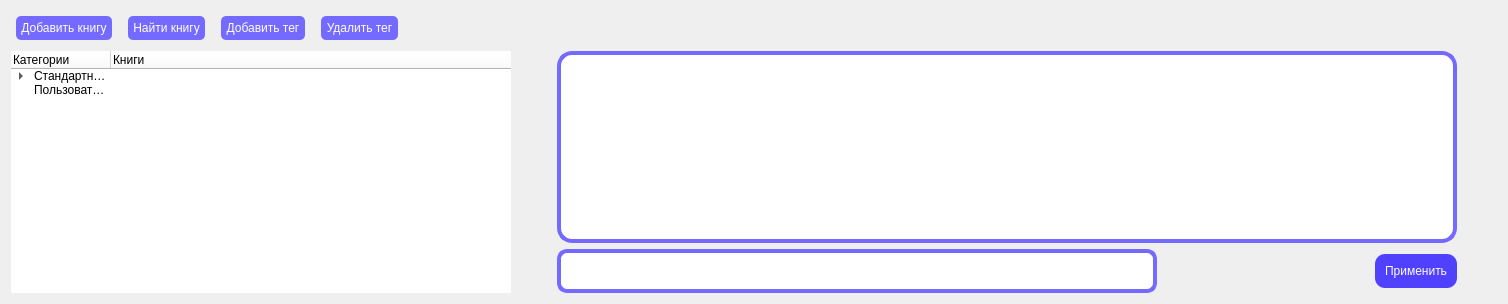
          <widget class="QWidget" name="main_window_in_stacked_widget">
           <layout class="QGridLayout" name="gridLayout_3">
            <item row="0" column="0">
             <layout class="QHBoxLayout" name="horizontalLayout_2">
              <item>
               <widget class="QPushButton" name="add_book_button">
                <property name="styleSheet">
                 <string notr="true">background-color: rgb(111, 125, 255);
background-color: rgb(116, 106, 255);
border-radius: 5px;
padding: 5px 5px 5px 5px;
margin: 5px 5px 5px 5px;
color: white;
font: 12pt &quot;MS Shell Dlg 2&quot;;</string>
                </property>
                <property name="text">
                 <string>Добавить книгу</string>
                </property>
               </widget>
              </item>
              <item>
               <widget class="QPushButton" name="search_book_button">
                <property name="styleSheet">
                 <string notr="true">background-color: rgb(111, 125, 255);
background-color: rgb(116, 106, 255);
border-radius: 5px;
padding: 5px 5px 5px 5px;
margin: 5px 5px 5px 5px;
color: white;
font: 12pt &quot;MS Shell Dlg 2&quot;;</string>
                </property>
                <property name="text">
                 <string>Найти книгу</string>
                </property>
               </widget>
              </item>
              <item>
               <widget class="QPushButton" name="add_category_button">
                <property name="styleSheet">
                 <string notr="true">background-color: rgb(111, 125, 255);
background-color: rgb(116, 106, 255);
border-radius: 5px;
padding: 5px 5px 5px 5px;
margin: 5px 5px 5px 5px;
color: white;
font: 12pt &quot;MS Shell Dlg 2&quot;;</string>
                </property>
                <property name="text">
                 <string>Добавить тег</string>
                </property>
               </widget>
              </item>
              <item>
               <widget class="QPushButton" name="delete_category_button">
                <property name="styleSheet">
                 <string notr="true">background-color: rgb(111, 125, 255);
background-color: rgb(116, 106, 255);
border-radius: 5px;
padding: 5px 5px 5px 5px;
margin: 5px 5px 5px 5px;
color: white;
font: 12pt &quot;MS Shell Dlg 2&quot;;</string>
                </property>
                <property name="text">
                 <string>Удалить тег</string>
                </property>
               </widget>
              </item>
              <item>
               <spacer name="horizontalSpacer_8">
                <property name="orientation">
                 <enum>Qt::Horizontal</enum>
                </property>
                <property name="sizeHint" stdset="0">
                 <size>
                  <width>40</width>
                  <height>20</height>
                 </size>
                </property>
               </spacer>
              </item>
             </layout>
            </item>
            <item row="1" column="0">
             <layout class="QHBoxLayout" name="horizontalLayout_24">
              <item>
               <widget class="QTreeWidget" name="main_window_tags">
                <property name="minimumSize">
                 <size>
                  <width>500</width>
                  <height>0</height>
                 </size>
                </property>
                <property name="styleSheet">
                 <string notr="true">font: 75 9pt &quot;MS Shell Dlg 2&quot;;
background-color: rgb(255, 255, 255);
border: none;
</string>
                </property>
                <column>
                 <property name="text">
                  <string notr="true">Категории</string>
                 </property>
                </column>
                <column>
                 <property name="text">
                  <string>Книги</string>
                 </property>
                </column>
                <item>
                 <property name="text">
                  <string>Стандартные</string>
                 </property>
                 <item>
                  <property name="text">
                   <string>Жанры</string>
                  </property>
                  <item>
                   <property name="text">
                    <string>Антиутопии</string>
                   </property>
                  </item>
                  <item>
                   <property name="text">
                    <string>Фантастика</string>
                   </property>
                  </item>
                 </item>
                 <item>
                  <property name="text">
                   <string>Авторы</string>
                  </property>
                 </item>
                 <item>
                  <property name="text">
                   <string>Год</string>
                  </property>
                 </item>
                </item>
                <item>
                 <property name="text">
                  <string>Пользовательские</string>
                 </property>
                </item>
               </widget>
              </item>
              <item>
               <spacer name="horizontalSpacer_2">
                <property name="orientation">
                 <enum>Qt::Horizontal</enum>
                </property>
                <property name="sizeHint" stdset="0">
                 <size>
                  <width>40</width>
                  <height>20</height>
                 </size>
                </property>
               </spacer>
              </item>
              <item>
               <layout class="QVBoxLayout" name="verticalLayout">
                <item>
                 <widget class="QListWidget" name="listWidget">
                  <property name="minimumSize">
                   <size>
                    <width>900</width>
                    <height>0</height>
                   </size>
                  </property>
                  <property name="styleSheet">
                   <string notr="true">border-radius: 15px;
background-color: rgb(255, 255, 255);
border: 4px solid rgb(116, 106, 255);
</string>
                  </property>
                 </widget>
                </item>
                <item>
                 <layout class="QHBoxLayout" name="horizontalLayout">
                  <item>
                   <widget class="QLineEdit" name="main_window_LineEdit">
                    <property name="minimumSize">
                     <size>
                      <width>600</width>
                      <height>0</height>
                     </size>
                    </property>
                    <property name="styleSheet">
                     <string notr="true">background-color: rgb(255, 255, 255);
border-radius: 10px;
padding: 10px;
font: 75 12pt &quot;MS Shell Dlg 2&quot;;
border: 4px solid rgb(116, 106, 255);</string>
                    </property>
                   </widget>
                  </item>
                  <item>
                   <spacer name="horizontalSpacer">
                    <property name="orientation">
                     <enum>Qt::Horizontal</enum>
                    </property>
                    <property name="sizeHint" stdset="0">
                     <size>
                      <width>40</width>
                      <height>20</height>
                     </size>
                    </property>
                   </spacer>
                  </item>
                  <item>
                   <widget class="QPushButton" name="main_window_button">
                    <property name="styleSheet">
                     <string notr="true">background-color: rgb(80, 64, 255);
color: white;
font: 75 12pt &quot;MS Shell Dlg 2&quot;;
border-radius: 10px;
padding: 10px;</string>
                    </property>
                    <property name="text">
                     <string>Применить</string>
                    </property>
                   </widget>
                  </item>
                 </layout>
                </item>
               </layout>
              </item>
              <item>
               <spacer name="horizontalSpacer_3">
                <property name="orientation">
                 <enum>Qt::Horizontal</enum>
                </property>
                <property name="sizeHint" stdset="0">
                 <size>
                  <width>40</width>
                  <height>20</height>
                 </size>
                </property>
               </spacer>
              </item>
             </layout>
            </item>
           </layout>
          </widget>
